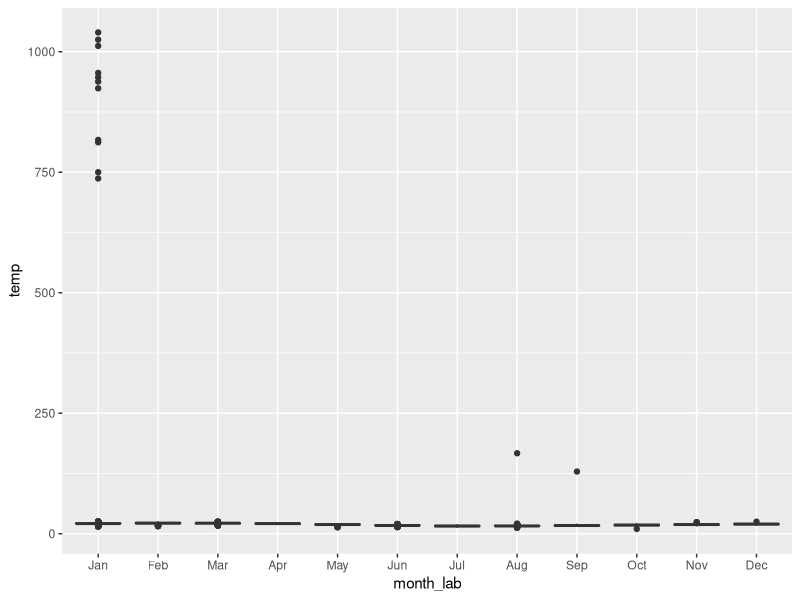
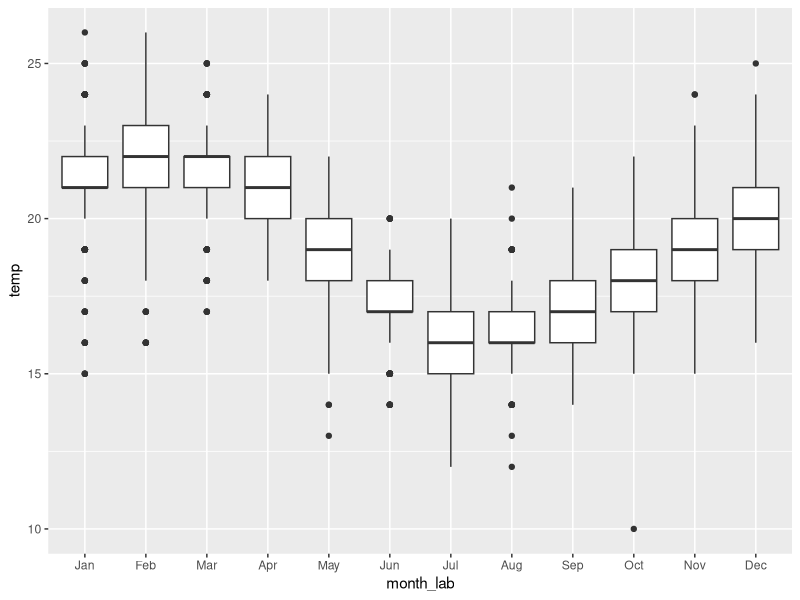
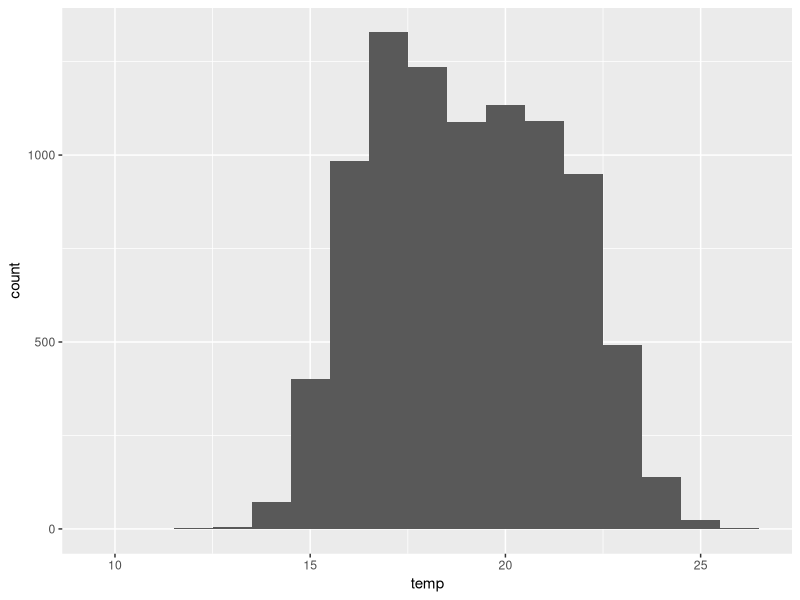
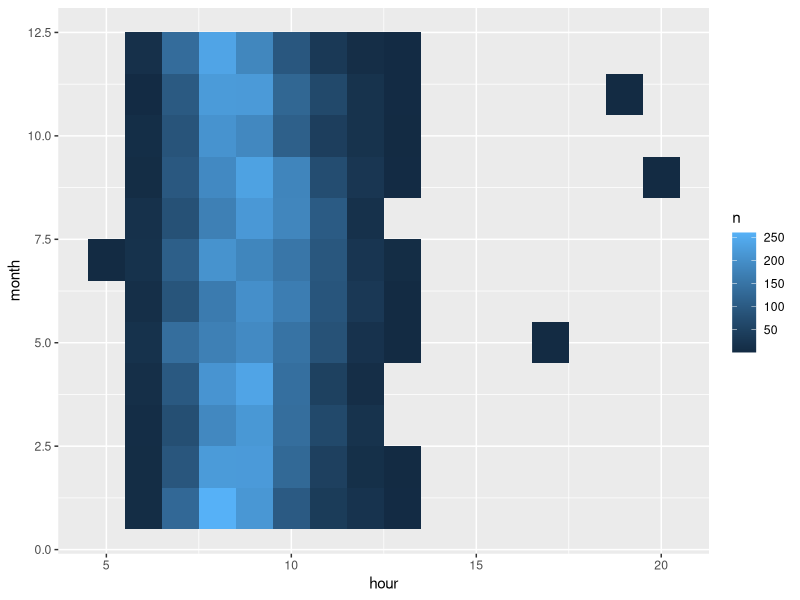
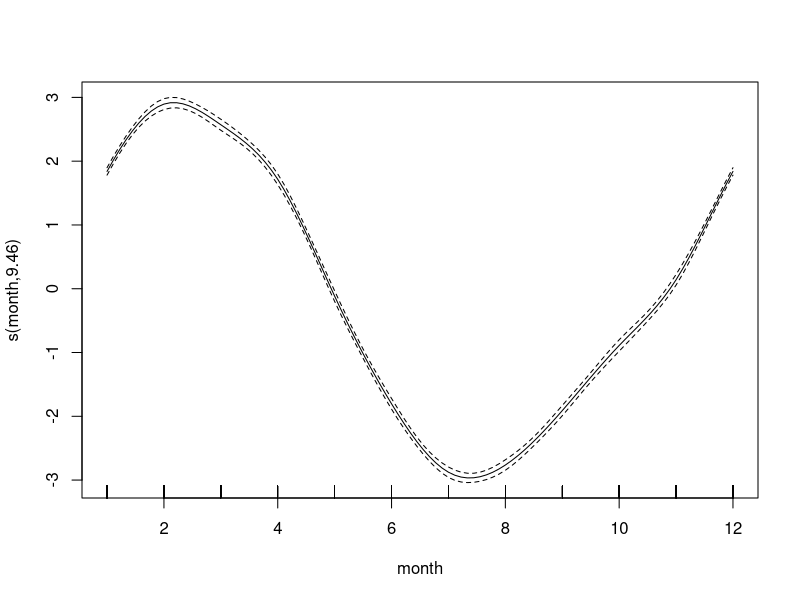
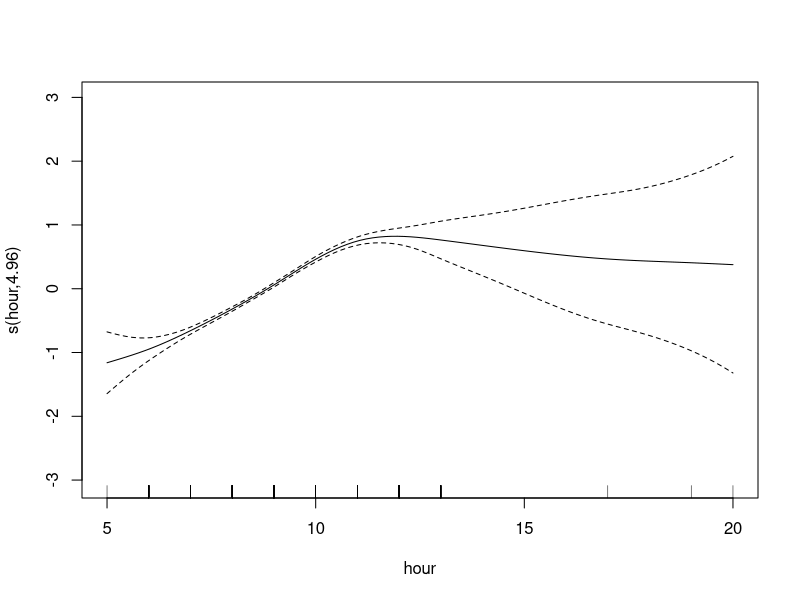
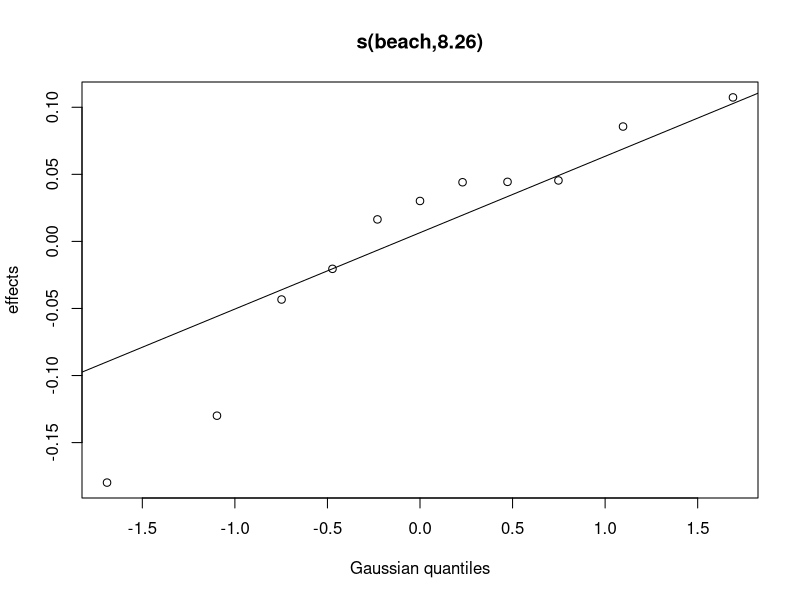

Generate these figures, in order, with R: (Note: this script raises an error after producing the figures.)
## ---- chunk 1
library(tidyverse)
## ---- chunk 2
water_raw <- read_csv("data/Water quality-1727670437021.csv")
## ---- chunk 3
water <- water_raw |> 
  transmute(temp = `Water temperature (°C)`,
         beach = `Swim site`,
         date = Date,
         time = Time) |> 
  mutate(date = dmy(date),
         month = month(date),
         hour = hour(time),
         month_lab = month(date, label = TRUE),
         beach = as.factor(beach)) 

## ---- chunk 4
water |> 
  count(beach, sort = TRUE)
## ---- chunk 5
ggplot(data = water) +
  geom_boxplot(aes(month_lab, temp))
## ---- chunk 6
water_clean <- water |> 
  filter(temp < 40) 
## ---- chunk 7
water_clean |> 
  ggplot() +
  geom_boxplot(aes(month_lab, temp))
## ---- chunk 8
water_clean |> 
  ggplot() +
  geom_histogram(aes(temp), binwidth = 1)
## ---- chunk 9
water_clean |> 
  count(month, hour) |> 
  ggplot() +
  geom_tile(aes(hour, month, fill = n))
## ---- chunk 10
library(mgcv)

mod_gam <- mgcv::gam(temp ~ s(month, bs = "cc", k = 12) + s(hour) + s(beach, bs = "re"), data = water_clean)

mod_gam

summary(mod_gam)
plot(mod_gam)
## ---- chunk 11
predict(mod_gam, newdata = data.frame(month = 12, hour = 8, beach = "Bondi Beach"))
## ---- chunk 12
saveRDS(mod_gam, "deploy/beachwatch_model.rds")
